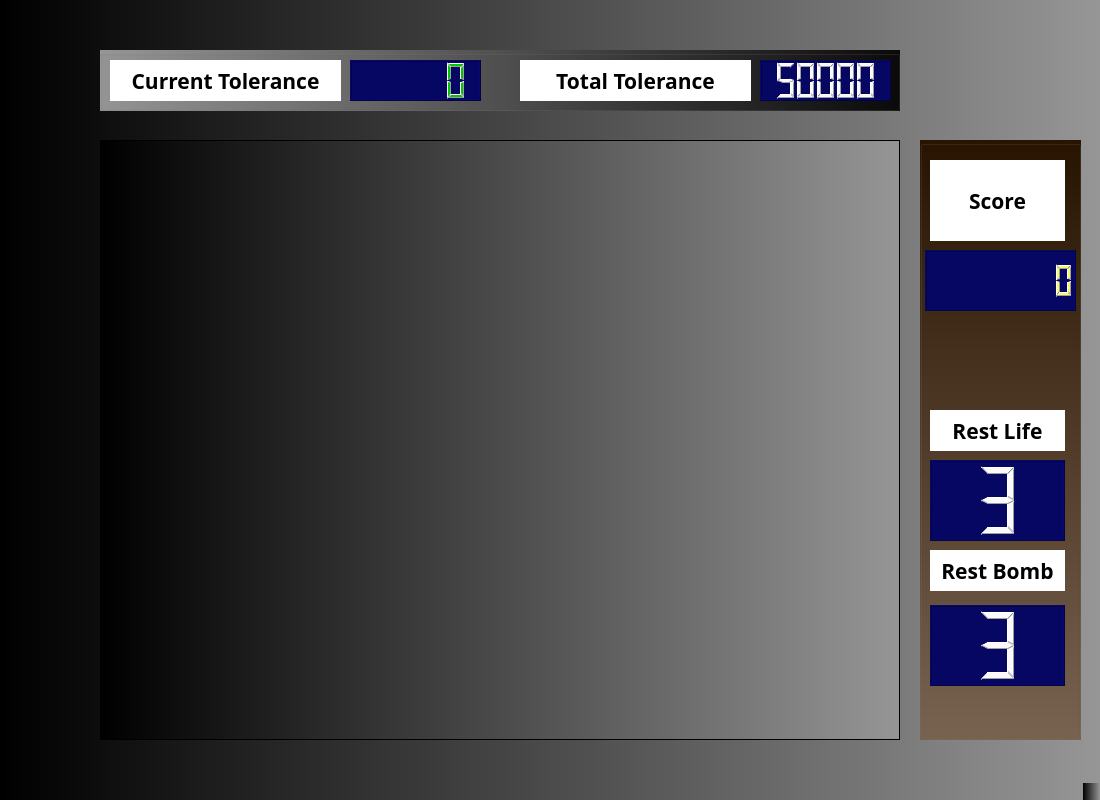
<?xml version="1.0" encoding="UTF-8"?>
<ui version="4.0">
 <class>MainWindow</class>
 <widget class="QMainWindow" name="MainWindow">
  <property name="geometry">
   <rect>
    <x>0</x>
    <y>0</y>
    <width>1100</width>
    <height>800</height>
   </rect>
  </property>
  <property name="windowTitle">
   <string>MainWindow</string>
  </property>
  <property name="windowOpacity">
   <double>1.000000000000000</double>
  </property>
  <property name="autoFillBackground">
   <bool>false</bool>
  </property>
  <property name="styleSheet">
   <string notr="true">background-color: qlineargradient(spread:pad, x1:0, y1:0, x2:1, y2:0, stop:0 rgba(0, 0, 0, 255), stop:1 rgba(150, 150, 150, 255));</string>
  </property>
  <widget class="QWidget" name="centralWidget">
   <widget class="QGraphicsView" name="graphicsView">
    <property name="geometry">
     <rect>
      <x>100</x>
      <y>140</y>
      <width>800</width>
      <height>600</height>
     </rect>
    </property>
   </widget>
   <widget class="QGroupBox" name="groupBox">
    <property name="geometry">
     <rect>
      <x>100</x>
      <y>50</y>
      <width>800</width>
      <height>61</height>
     </rect>
    </property>
    <property name="styleSheet">
     <string notr="true">background-color: qlineargradient(spread:pad, x1:0, y1:0, x2:1, y2:0, stop:0 rgba(150, 150, 150, 255), stop:1 rgba(10, 10, 10, 255));</string>
    </property>
    <property name="title">
     <string/>
    </property>
    <widget class="QLCDNumber" name="currentTolerance">
     <property name="geometry">
      <rect>
       <x>250</x>
       <y>10</y>
       <width>131</width>
       <height>41</height>
      </rect>
     </property>
     <property name="styleSheet">
      <string notr="true">background-color: rgb(6, 6, 99);
border-color: rgb(145, 145, 145);
color: rgb(0, 200, 0);</string>
     </property>
     <property name="intValue" stdset="0">
      <number>0</number>
     </property>
    </widget>
    <widget class="QLCDNumber" name="totalTolerance">
     <property name="geometry">
      <rect>
       <x>660</x>
       <y>10</y>
       <width>131</width>
       <height>41</height>
      </rect>
     </property>
     <property name="styleSheet">
      <string notr="true">background-color: rgb(6, 6, 99);
color: rgb(250, 250, 250);</string>
     </property>
     <property name="intValue" stdset="0">
      <number>50000</number>
     </property>
    </widget>
    <widget class="QLabel" name="label">
     <property name="geometry">
      <rect>
       <x>10</x>
       <y>10</y>
       <width>231</width>
       <height>41</height>
      </rect>
     </property>
     <property name="font">
      <font>
       <family>Purisa</family>
       <pointsize>16</pointsize>
       <weight>75</weight>
       <bold>true</bold>
      </font>
     </property>
     <property name="styleSheet">
      <string notr="true">background-color: rgb(255, 255, 255);
color: rgb(0, 0, 0);</string>
     </property>
     <property name="text">
      <string>Current Tolerance</string>
     </property>
     <property name="alignment">
      <set>Qt::AlignCenter</set>
     </property>
    </widget>
    <widget class="QLabel" name="label_2">
     <property name="geometry">
      <rect>
       <x>420</x>
       <y>10</y>
       <width>231</width>
       <height>41</height>
      </rect>
     </property>
     <property name="font">
      <font>
       <family>Purisa</family>
       <pointsize>16</pointsize>
       <weight>75</weight>
       <italic>false</italic>
       <bold>true</bold>
       <strikeout>false</strikeout>
       <kerning>true</kerning>
      </font>
     </property>
     <property name="styleSheet">
      <string notr="true">background-color: rgb(255, 255, 255);
color: rgb(0, 0, 0);</string>
     </property>
     <property name="text">
      <string>Total Tolerance</string>
     </property>
     <property name="alignment">
      <set>Qt::AlignCenter</set>
     </property>
    </widget>
   </widget>
   <widget class="QGroupBox" name="groupBox_2">
    <property name="geometry">
     <rect>
      <x>920</x>
      <y>140</y>
      <width>161</width>
      <height>600</height>
     </rect>
    </property>
    <property name="styleSheet">
     <string notr="true">background-color: qlineargradient(spread:pad, x1:0, y1:0, x2:0, y2:1, stop:0 rgba(40, 20, 0, 255), stop:1 rgba(120, 100, 80, 255));</string>
    </property>
    <property name="title">
     <string/>
    </property>
    <widget class="QLCDNumber" name="restLife">
     <property name="geometry">
      <rect>
       <x>10</x>
       <y>320</y>
       <width>135</width>
       <height>81</height>
      </rect>
     </property>
     <property name="styleSheet">
      <string notr="true">background-color: rgb(6, 6, 99);
color: rgb(250, 250, 250);</string>
     </property>
     <property name="digitCount">
      <number>1</number>
     </property>
     <property name="segmentStyle">
      <enum>QLCDNumber::Filled</enum>
     </property>
     <property name="intValue" stdset="0">
      <number>3</number>
     </property>
    </widget>
    <widget class="QLabel" name="label_3">
     <property name="geometry">
      <rect>
       <x>10</x>
       <y>270</y>
       <width>135</width>
       <height>41</height>
      </rect>
     </property>
     <property name="font">
      <font>
       <family>Purisa</family>
       <pointsize>16</pointsize>
       <weight>75</weight>
       <bold>true</bold>
      </font>
     </property>
     <property name="styleSheet">
      <string notr="true">background-color: rgb(255, 255, 255);
color: rgb(0, 0, 0);</string>
     </property>
     <property name="text">
      <string>Rest Life</string>
     </property>
     <property name="alignment">
      <set>Qt::AlignCenter</set>
     </property>
    </widget>
    <widget class="QLabel" name="label_4">
     <property name="geometry">
      <rect>
       <x>10</x>
       <y>410</y>
       <width>135</width>
       <height>41</height>
      </rect>
     </property>
     <property name="font">
      <font>
       <family>Purisa</family>
       <pointsize>16</pointsize>
       <weight>75</weight>
       <bold>true</bold>
      </font>
     </property>
     <property name="styleSheet">
      <string notr="true">background-color: rgb(255, 255, 255);
color: rgb(0, 0, 0);</string>
     </property>
     <property name="text">
      <string>Rest Bomb</string>
     </property>
     <property name="alignment">
      <set>Qt::AlignCenter</set>
     </property>
    </widget>
    <widget class="QLCDNumber" name="restBomb">
     <property name="geometry">
      <rect>
       <x>10</x>
       <y>465</y>
       <width>135</width>
       <height>81</height>
      </rect>
     </property>
     <property name="styleSheet">
      <string notr="true">background-color: rgb(6, 6, 99);
color: rgb(250, 250, 250);</string>
     </property>
     <property name="digitCount">
      <number>1</number>
     </property>
     <property name="segmentStyle">
      <enum>QLCDNumber::Filled</enum>
     </property>
     <property name="intValue" stdset="0">
      <number>3</number>
     </property>
    </widget>
    <widget class="QLCDNumber" name="score">
     <property name="geometry">
      <rect>
       <x>5</x>
       <y>110</y>
       <width>151</width>
       <height>61</height>
      </rect>
     </property>
     <property name="styleSheet">
      <string notr="true">background-color: rgb(6, 6, 99);
color: rgb(250, 250, 100);</string>
     </property>
     <property name="digitCount">
      <number>8</number>
     </property>
     <property name="intValue" stdset="0">
      <number>0</number>
     </property>
    </widget>
    <widget class="QLabel" name="label_5">
     <property name="geometry">
      <rect>
       <x>10</x>
       <y>20</y>
       <width>135</width>
       <height>81</height>
      </rect>
     </property>
     <property name="font">
      <font>
       <family>Purisa</family>
       <pointsize>16</pointsize>
       <weight>75</weight>
       <bold>true</bold>
      </font>
     </property>
     <property name="styleSheet">
      <string notr="true">background-color: rgb(255, 255, 255);
color: rgb(0, 0, 0);</string>
     </property>
     <property name="text">
      <string>Score</string>
     </property>
     <property name="alignment">
      <set>Qt::AlignCenter</set>
     </property>
    </widget>
   </widget>
  </widget>
  <widget class="QMenuBar" name="menuBar">
   <property name="geometry">
    <rect>
     <x>0</x>
     <y>0</y>
     <width>1100</width>
     <height>22</height>
    </rect>
   </property>
  </widget>
  <widget class="QStatusBar" name="statusBar"/>
 </widget>
 <layoutdefault spacing="6" margin="11"/>
 <resources/>
 <connections/>
</ui>
